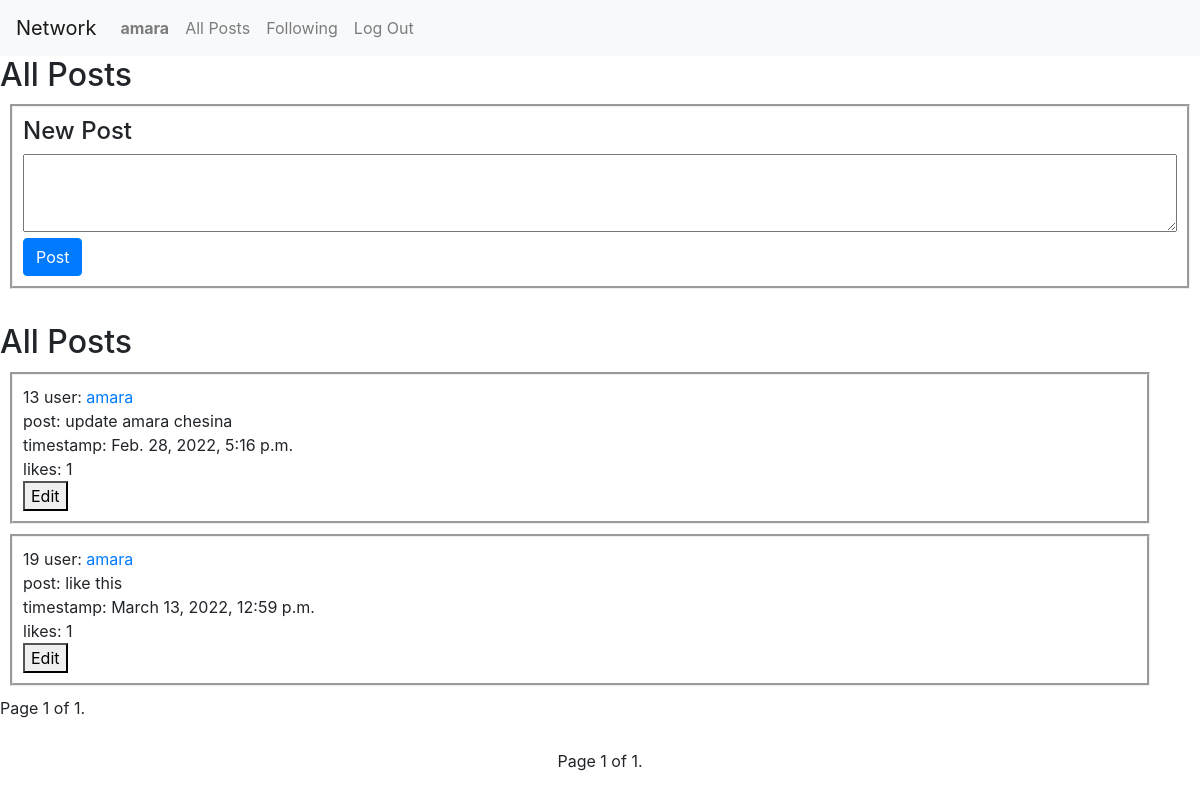
The app's page / (signed in) with its own data.
### network/models.py (models this page shows, shortened)
class User(AbstractUser):
    followers = models.ManyToManyField('self', symmetrical=False,
                                       blank=True)

class Post(models.Model):
    user = models.ForeignKey(
        User, on_delete=models.CASCADE, null=True, related_name="User")
    post = models.TextField()
    datetime = models.DateTimeField(auto_now_add=True, editable=False)
    likes = models.PositiveIntegerField(default=0)

### network/views.py (the view)
# urls.py: path("", views.index, name="index"),
def index(request):
    if request.user.is_authenticated:
        objects = Post.objects.filter(user=request.user)
    else:
        objects = Post.objects.all()
    paginator = Paginator(objects, 10)  # Show 10 posts per page.
    page_number = request.GET.get('page')
    page_obj = paginator.get_page(page_number)
    return render(request, "network/index.html", {
        "posts": page_obj
    })

### network/templates/network/index.html (shortened to what this page needs)
{% extends "network/layout.html" %}
{% load static %}
{% block body %}
    <h2>All Posts</h2>
    <div class="post">
        <h4>New Post</h4>
        <form action="{% url 'post' %}" method="POST">
        <textarea id="create" name="post" rows="3" cols="150"></textarea>
        <br>
        <button type="submit" class="btn btn-primary">Post</button>
        </form>
    </div>
        <br>
                <h2>All Posts</h2>
                {% for post in posts %}
                {% if user.is_authenticated %}
                {% if post.user == request.user %}
                <div class="container">
                    <div class="posts">
                        {{post.id}} user: <a href="{% url 'profile' post.user.id %}">{{ post.user }}</a> <br>post: {{ post.post }} <br>timestamp: {{ post.datetime }} <br>likes: {{post.likes}}
                        <br>
                        <button class="button">Edit</button>
                    </div>
                </div>
                {% endif %}
                {% else %}
                {% if post.user != request.user %}
                <div class="showposts">
                    {{post.id}} user: <a href="{% url 'profile' post.user.id %}">{{ post.user }}</a> <br>post: {{ post.post }} <br>timestamp: {{ post.datetime }} <br>likes: {{post.likes}}
                </div>
                {% endif %}
                {% endif %}
            {% endfor %}
        <div class="pagination">
            <span class="step-links">
                <span class="current">
                    Page {{ posts.number }} of {{ posts.paginator.num_pages }}.
                </span>
            </span>
        </div>
        <br>
        <nav aria-label="Page navigation example">
            <ul class="pagination justify-content-center">
              <div style="padding-left: 10px; padding-top: 5px; padding-right: 10px;"> Page {{ posts.number }} of {{ posts.paginator.num_pages }}. </div>
            </ul>
        </nav>
{% endblock %}

### network/templates/network/layout.html (shortened to what this page needs)
{% load static %}
<!DOCTYPE html>
<html lang="en">
    <head>
        <link rel="stylesheet" href="https://stackpath.bootstrapcdn.com/bootstrap/4.4.1/css/bootstrap.min.css">
        <link href="{% static 'network/styles.css' %}" rel="stylesheet">
    </head>
    <body>
        <nav class="navbar navbar-expand-lg navbar-light bg-light">
            <a class="navbar-brand" href="{% url 'index' %}">Network</a>
            <div>
              <ul class="navbar-nav mr-auto">
                {% if user.is_authenticated %}
                    <li class="nav-item">
                        <a class="nav-link" href="#"><strong>{{ user.username }}</strong></a>
                    </li>
                {% endif %}
                <li class="nav-item">
                  <a id="allposts" class="nav-link" href="{% url 'allposts' %}">All Posts</a>
                </li>
                {% if user.is_authenticated %}
                    <li class="nav-item">
                        <a class="nav-link" href="{% url 'following' %}">Following</a>
                    </li>
                    <li class="nav-item">
                        <a class="nav-link" href="{% url 'logout' %}">Log Out</a>
                    </li>
                {% endif %}
              </ul>
            </div>
          </nav>
        <div class="body">
            {% block body %}
            {% endblock %}
        </div>
    </body>
</html>

### network/static/network/styles.css (style rules this page uses)
.post, .container, .showposts { margin: 10px; border-style: groove; padding-top: 10px; padding-right: 10px; padding-bottom: 10px; padding-left: 10px; }
textarea { width: 100%; }

### records on screen
User: username "amara"
Post: id "13", user "amara", post "update amara chesina", datetime "Feb. 28, 2022, 5:16 p.m.", likes "1"
Post: id "19", user "amara", post "like this", datetime "March 13, 2022, 12:59 p.m.", likes "1"

### other values on screen
{{ posts.number }} "1"
{{ posts.paginator.num_pages }} "1"
